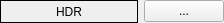
<?xml version="1.0" encoding="UTF-8"?>
<ui version="4.0">
 <class>AckColorSelector</class>
 <widget class="QWidget" name="AckColorSelector">
  <property name="geometry">
   <rect>
    <x>0</x>
    <y>0</y>
    <width>224</width>
    <height>23</height>
   </rect>
  </property>
  <property name="sizePolicy">
   <sizepolicy hsizetype="Expanding" vsizetype="Fixed">
    <horstretch>0</horstretch>
    <verstretch>0</verstretch>
   </sizepolicy>
  </property>
  <property name="windowTitle">
   <string>Form</string>
  </property>
  <layout class="QHBoxLayout" name="horizontalLayout">
   <property name="leftMargin">
    <number>0</number>
   </property>
   <property name="topMargin">
    <number>0</number>
   </property>
   <property name="rightMargin">
    <number>0</number>
   </property>
   <property name="bottomMargin">
    <number>0</number>
   </property>
   <item>
    <widget class="QFrame" name="preview">
     <property name="sizePolicy">
      <sizepolicy hsizetype="Expanding" vsizetype="Preferred">
       <horstretch>0</horstretch>
       <verstretch>0</verstretch>
      </sizepolicy>
     </property>
     <property name="autoFillBackground">
      <bool>true</bool>
     </property>
     <property name="styleSheet">
      <string notr="true"/>
     </property>
     <property name="frameShape">
      <enum>QFrame::Box</enum>
     </property>
     <property name="frameShadow">
      <enum>QFrame::Plain</enum>
     </property>
     <property name="lineWidth">
      <number>1</number>
     </property>
     <layout class="QVBoxLayout" name="verticalLayout">
      <property name="leftMargin">
       <number>0</number>
      </property>
      <property name="topMargin">
       <number>0</number>
      </property>
      <property name="rightMargin">
       <number>0</number>
      </property>
      <property name="bottomMargin">
       <number>0</number>
      </property>
      <item>
       <widget class="QLabel" name="hdr">
        <property name="text">
         <string>HDR</string>
        </property>
        <property name="alignment">
         <set>Qt::AlignCenter</set>
        </property>
       </widget>
      </item>
     </layout>
    </widget>
   </item>
   <item>
    <widget class="QPushButton" name="showPicker">
     <property name="text">
      <string>...</string>
     </property>
    </widget>
   </item>
  </layout>
 </widget>
 <resources/>
 <connections/>
</ui>
